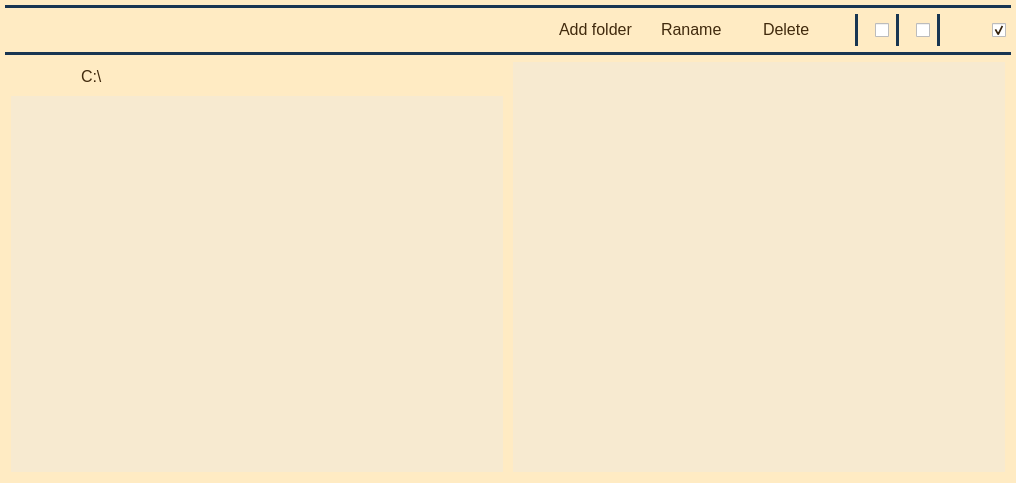
<?xml version="1.0" encoding="UTF-8"?>
<ui version="4.0">
 <class>MainWindow</class>
 <widget class="QMainWindow" name="MainWindow">
  <property name="geometry">
   <rect>
    <x>0</x>
    <y>0</y>
    <width>1016</width>
    <height>483</height>
   </rect>
  </property>
  <property name="sizePolicy">
   <sizepolicy hsizetype="Expanding" vsizetype="Expanding">
    <horstretch>0</horstretch>
    <verstretch>0</verstretch>
   </sizepolicy>
  </property>
  <property name="windowTitle">
   <string>MainWindow</string>
  </property>
  <property name="styleSheet">
   <string notr="true"/>
  </property>
  <widget class="QWidget" name="centralwidget">
   <property name="styleSheet">
    <string notr="true">*{

border:none;

background-color:transparent;

background:none;

padding:0;

margin:0;

  

color: #412a0d;

font-family: Helvetica;

font-size: 16px;

}

  

#centralwidget{

background-color:#ffebc3;

}

  

QPushButton{

text-align:left;

padding:5px 10px;

}</string>
   </property>
   <layout class="QVBoxLayout" name="verticalLayout">
    <property name="spacing">
     <number>1</number>
    </property>
    <property name="leftMargin">
     <number>5</number>
    </property>
    <property name="topMargin">
     <number>5</number>
    </property>
    <property name="rightMargin">
     <number>5</number>
    </property>
    <property name="bottomMargin">
     <number>5</number>
    </property>
    <item>
     <widget class="Line" name="TopMainLine">
      <property name="styleSheet">
       <string notr="true">background-color: rgb(24, 53, 81);
</string>
      </property>
      <property name="orientation">
       <enum>Qt::Horizontal</enum>
      </property>
     </widget>
    </item>
    <item>
     <widget class="QWidget" name="FileManagementButtonsPanel" native="true">
      <property name="sizePolicy">
       <sizepolicy hsizetype="MinimumExpanding" vsizetype="Fixed">
        <horstretch>0</horstretch>
        <verstretch>0</verstretch>
       </sizepolicy>
      </property>
      <property name="maximumSize">
       <size>
        <width>16777215</width>
        <height>50</height>
       </size>
      </property>
      <layout class="QHBoxLayout" name="horizontalLayout_4" stretch="0">
       <property name="spacing">
        <number>5</number>
       </property>
       <property name="leftMargin">
        <number>0</number>
       </property>
       <property name="topMargin">
        <number>5</number>
       </property>
       <property name="rightMargin">
        <number>0</number>
       </property>
       <property name="bottomMargin">
        <number>5</number>
       </property>
       <item alignment="Qt::AlignRight">
        <widget class="QWidget" name="HorizontalExtraButtons" native="true">
         <layout class="QHBoxLayout" name="horizontalLayout_5">
          <property name="spacing">
           <number>2</number>
          </property>
          <property name="leftMargin">
           <number>0</number>
          </property>
          <property name="topMargin">
           <number>0</number>
          </property>
          <property name="rightMargin">
           <number>0</number>
          </property>
          <property name="bottomMargin">
           <number>0</number>
          </property>
          <item>
           <widget class="QPushButton" name="AddFolder">
            <property name="sizePolicy">
             <sizepolicy hsizetype="MinimumExpanding" vsizetype="Fixed">
              <horstretch>0</horstretch>
              <verstretch>30</verstretch>
             </sizepolicy>
            </property>
            <property name="minimumSize">
             <size>
              <width>100</width>
              <height>0</height>
             </size>
            </property>
            <property name="layoutDirection">
             <enum>Qt::LeftToRight</enum>
            </property>
            <property name="text">
             <string>Add folder</string>
            </property>
            <property name="icon">
             <iconset resource="resources.qrc">
              <normaloff>:/Images/Icons/FolderB.png</normaloff>:/Images/Icons/FolderB.png</iconset>
            </property>
            <property name="iconSize">
             <size>
              <width>24</width>
              <height>24</height>
             </size>
            </property>
           </widget>
          </item>
          <item>
           <widget class="QPushButton" name="RenameFile">
            <property name="sizePolicy">
             <sizepolicy hsizetype="MinimumExpanding" vsizetype="Fixed">
              <horstretch>0</horstretch>
              <verstretch>30</verstretch>
             </sizepolicy>
            </property>
            <property name="minimumSize">
             <size>
              <width>100</width>
              <height>0</height>
             </size>
            </property>
            <property name="text">
             <string>Raname</string>
            </property>
            <property name="icon">
             <iconset resource="resources.qrc">
              <normaloff>:/Images/Icons/editB.png</normaloff>:/Images/Icons/editB.png</iconset>
            </property>
            <property name="iconSize">
             <size>
              <width>24</width>
              <height>24</height>
             </size>
            </property>
           </widget>
          </item>
          <item>
           <widget class="QPushButton" name="DeleteFile">
            <property name="sizePolicy">
             <sizepolicy hsizetype="MinimumExpanding" vsizetype="Fixed">
              <horstretch>0</horstretch>
              <verstretch>30</verstretch>
             </sizepolicy>
            </property>
            <property name="minimumSize">
             <size>
              <width>100</width>
              <height>0</height>
             </size>
            </property>
            <property name="text">
             <string>Delete</string>
            </property>
            <property name="icon">
             <iconset resource="resources.qrc">
              <normaloff>:/Images/Icons/trashB.png</normaloff>:/Images/Icons/trashB.png</iconset>
            </property>
            <property name="iconSize">
             <size>
              <width>24</width>
              <height>24</height>
             </size>
            </property>
           </widget>
          </item>
          <item>
           <widget class="Line" name="FileManagement_Line_1">
            <property name="styleSheet">
             <string notr="true">background-color: rgb(24, 53, 81);</string>
            </property>
            <property name="lineWidth">
             <number>1</number>
            </property>
            <property name="orientation">
             <enum>Qt::Vertical</enum>
            </property>
           </widget>
          </item>
          <item>
           <spacer name="horizontalSpacer_5">
            <property name="orientation">
             <enum>Qt::Horizontal</enum>
            </property>
            <property name="sizeType">
             <enum>QSizePolicy::Fixed</enum>
            </property>
            <property name="sizeHint" stdset="0">
             <size>
              <width>5</width>
              <height>20</height>
             </size>
            </property>
           </spacer>
          </item>
          <item>
           <widget class="QCheckBox" name="LayoutCheckBox">
            <property name="sizePolicy">
             <sizepolicy hsizetype="Fixed" vsizetype="Fixed">
              <horstretch>0</horstretch>
              <verstretch>30</verstretch>
             </sizepolicy>
            </property>
            <property name="minimumSize">
             <size>
              <width>24</width>
              <height>24</height>
             </size>
            </property>
            <property name="layoutDirection">
             <enum>Qt::RightToLeft</enum>
            </property>
            <property name="text">
             <string/>
            </property>
            <property name="iconSize">
             <size>
              <width>24</width>
              <height>24</height>
             </size>
            </property>
           </widget>
          </item>
          <item>
           <spacer name="horizontalSpacer_4">
            <property name="orientation">
             <enum>Qt::Horizontal</enum>
            </property>
            <property name="sizeType">
             <enum>QSizePolicy::Fixed</enum>
            </property>
            <property name="sizeHint" stdset="0">
             <size>
              <width>5</width>
              <height>20</height>
             </size>
            </property>
           </spacer>
          </item>
          <item>
           <widget class="Line" name="FileManagement_Line_2">
            <property name="styleSheet">
             <string notr="true">background-color: rgb(24, 53, 81);
</string>
            </property>
            <property name="orientation">
             <enum>Qt::Vertical</enum>
            </property>
           </widget>
          </item>
          <item>
           <spacer name="horizontalSpacer_3">
            <property name="orientation">
             <enum>Qt::Horizontal</enum>
            </property>
            <property name="sizeType">
             <enum>QSizePolicy::Fixed</enum>
            </property>
            <property name="sizeHint" stdset="0">
             <size>
              <width>5</width>
              <height>20</height>
             </size>
            </property>
           </spacer>
          </item>
          <item>
           <widget class="QCheckBox" name="HideFilesCheckBox">
            <property name="sizePolicy">
             <sizepolicy hsizetype="Fixed" vsizetype="Fixed">
              <horstretch>0</horstretch>
              <verstretch>30</verstretch>
             </sizepolicy>
            </property>
            <property name="minimumSize">
             <size>
              <width>24</width>
              <height>24</height>
             </size>
            </property>
            <property name="layoutDirection">
             <enum>Qt::RightToLeft</enum>
            </property>
            <property name="text">
             <string/>
            </property>
           </widget>
          </item>
          <item>
           <spacer name="horizontalSpacer_7">
            <property name="orientation">
             <enum>Qt::Horizontal</enum>
            </property>
            <property name="sizeType">
             <enum>QSizePolicy::Fixed</enum>
            </property>
            <property name="sizeHint" stdset="0">
             <size>
              <width>5</width>
              <height>20</height>
             </size>
            </property>
           </spacer>
          </item>
          <item>
           <widget class="Line" name="FileManagement_Line_3">
            <property name="styleSheet">
             <string notr="true">background-color: rgb(24, 53, 81);</string>
            </property>
            <property name="orientation">
             <enum>Qt::Vertical</enum>
            </property>
           </widget>
          </item>
          <item>
           <widget class="QCheckBox" name="LightDarkModeCheckBox">
            <property name="sizePolicy">
             <sizepolicy hsizetype="Fixed" vsizetype="Fixed">
              <horstretch>0</horstretch>
              <verstretch>0</verstretch>
             </sizepolicy>
            </property>
            <property name="minimumSize">
             <size>
              <width>64</width>
              <height>32</height>
             </size>
            </property>
            <property name="layoutDirection">
             <enum>Qt::RightToLeft</enum>
            </property>
            <property name="text">
             <string/>
            </property>
            <property name="iconSize">
             <size>
              <width>32</width>
              <height>32</height>
             </size>
            </property>
            <property name="checked">
             <bool>true</bool>
            </property>
           </widget>
          </item>
          <item>
           <spacer name="horizontalSpacer_8">
            <property name="orientation">
             <enum>Qt::Horizontal</enum>
            </property>
            <property name="sizeType">
             <enum>QSizePolicy::Fixed</enum>
            </property>
            <property name="sizeHint" stdset="0">
             <size>
              <width>5</width>
              <height>20</height>
             </size>
            </property>
           </spacer>
          </item>
         </layout>
        </widget>
       </item>
      </layout>
     </widget>
    </item>
    <item>
     <widget class="Line" name="BottomMainLine">
      <property name="styleSheet">
       <string notr="true">background-color: rgb(24, 53, 81);</string>
      </property>
      <property name="orientation">
       <enum>Qt::Horizontal</enum>
      </property>
     </widget>
    </item>
    <item>
     <widget class="QWidget" name="MainContentPanel" native="true">
      <property name="sizePolicy">
       <sizepolicy hsizetype="Expanding" vsizetype="Expanding">
        <horstretch>0</horstretch>
        <verstretch>0</verstretch>
       </sizepolicy>
      </property>
      <layout class="QHBoxLayout" name="horizontalLayout">
       <property name="spacing">
        <number>0</number>
       </property>
       <property name="leftMargin">
        <number>1</number>
       </property>
       <property name="topMargin">
        <number>1</number>
       </property>
       <property name="rightMargin">
        <number>1</number>
       </property>
       <property name="bottomMargin">
        <number>1</number>
       </property>
       <item>
        <widget class="QWidget" name="LeftPanelWidget" native="true">
         <property name="sizePolicy">
          <sizepolicy hsizetype="MinimumExpanding" vsizetype="Expanding">
           <horstretch>0</horstretch>
           <verstretch>0</verstretch>
          </sizepolicy>
         </property>
         <property name="maximumSize">
          <size>
           <width>16777215</width>
           <height>16777215</height>
          </size>
         </property>
         <layout class="QVBoxLayout" name="LeftPanel">
          <property name="spacing">
           <number>0</number>
          </property>
          <property name="leftMargin">
           <number>5</number>
          </property>
          <property name="topMargin">
           <number>5</number>
          </property>
          <property name="rightMargin">
           <number>5</number>
          </property>
          <property name="bottomMargin">
           <number>5</number>
          </property>
          <item>
           <widget class="QWidget" name="TreeViewPanel" native="true">
            <property name="sizePolicy">
             <sizepolicy hsizetype="MinimumExpanding" vsizetype="MinimumExpanding">
              <horstretch>0</horstretch>
              <verstretch>0</verstretch>
             </sizepolicy>
            </property>
            <property name="minimumSize">
             <size>
              <width>110</width>
              <height>200</height>
             </size>
            </property>
            <layout class="QHBoxLayout" name="horizontalLayout_3">
             <property name="spacing">
              <number>0</number>
             </property>
             <property name="leftMargin">
              <number>0</number>
             </property>
             <property name="topMargin">
              <number>0</number>
             </property>
             <property name="rightMargin">
              <number>0</number>
             </property>
             <property name="bottomMargin">
              <number>0</number>
             </property>
             <item>
              <widget class="QFrame" name="TreeViewFrame">
               <property name="sizePolicy">
                <sizepolicy hsizetype="MinimumExpanding" vsizetype="MinimumExpanding">
                 <horstretch>0</horstretch>
                 <verstretch>0</verstretch>
                </sizepolicy>
               </property>
               <property name="frameShape">
                <enum>QFrame::StyledPanel</enum>
               </property>
               <property name="frameShadow">
                <enum>QFrame::Raised</enum>
               </property>
               <layout class="QVBoxLayout" name="verticalLayout_10">
                <property name="spacing">
                 <number>5</number>
                </property>
                <property name="leftMargin">
                 <number>0</number>
                </property>
                <property name="topMargin">
                 <number>0</number>
                </property>
                <property name="rightMargin">
                 <number>0</number>
                </property>
                <property name="bottomMargin">
                 <number>0</number>
                </property>
                <item>
                 <widget class="QWidget" name="widget" native="true">
                  <property name="sizePolicy">
                   <sizepolicy hsizetype="MinimumExpanding" vsizetype="Fixed">
                    <horstretch>0</horstretch>
                    <verstretch>30</verstretch>
                   </sizepolicy>
                  </property>
                  <layout class="QHBoxLayout" name="horizontalLayout_7">
                   <property name="spacing">
                    <number>5</number>
                   </property>
                   <property name="leftMargin">
                    <number>0</number>
                   </property>
                   <property name="topMargin">
                    <number>0</number>
                   </property>
                   <property name="rightMargin">
                    <number>0</number>
                   </property>
                   <property name="bottomMargin">
                    <number>0</number>
                   </property>
                   <item alignment="Qt::AlignLeft|Qt::AlignVCenter">
                    <widget class="QPushButton" name="DirectoryButton">
                     <property name="enabled">
                      <bool>true</bool>
                     </property>
                     <property name="sizePolicy">
                      <sizepolicy hsizetype="MinimumExpanding" vsizetype="Fixed">
                       <horstretch>0</horstretch>
                       <verstretch>0</verstretch>
                      </sizepolicy>
                     </property>
                     <property name="minimumSize">
                      <size>
                       <width>24</width>
                       <height>24</height>
                      </size>
                     </property>
                     <property name="text">
                      <string/>
                     </property>
                     <property name="icon">
                      <iconset resource="resources.qrc">
                       <normaloff>:/Images/Icons/DriveB.png</normaloff>:/Images/Icons/DriveB.png</iconset>
                     </property>
                     <property name="iconSize">
                      <size>
                       <width>24</width>
                       <height>24</height>
                      </size>
                     </property>
                    </widget>
                   </item>
                   <item>
                    <widget class="QLineEdit" name="DirectoryTextDisplay">
                     <property name="enabled">
                      <bool>false</bool>
                     </property>
                     <property name="minimumSize">
                      <size>
                       <width>0</width>
                       <height>24</height>
                      </size>
                     </property>
                     <property name="styleSheet">
                      <string notr="true">background-color: rgba(255, 255, 255, 0);</string>
                     </property>
                     <property name="text">
                      <string>C:\</string>
                     </property>
                     <property name="frame">
                      <bool>false</bool>
                     </property>
                    </widget>
                   </item>
                   <item>
                    <spacer name="horizontalSpacer_2">
                     <property name="orientation">
                      <enum>Qt::Horizontal</enum>
                     </property>
                     <property name="sizeType">
                      <enum>QSizePolicy::Minimum</enum>
                     </property>
                     <property name="sizeHint" stdset="0">
                      <size>
                       <width>10</width>
                       <height>20</height>
                      </size>
                     </property>
                    </spacer>
                   </item>
                   <item>
                    <widget class="QPushButton" name="CopyButton">
                     <property name="sizePolicy">
                      <sizepolicy hsizetype="Fixed" vsizetype="Fixed">
                       <horstretch>0</horstretch>
                       <verstretch>0</verstretch>
                      </sizepolicy>
                     </property>
                     <property name="minimumSize">
                      <size>
                       <width>24</width>
                       <height>24</height>
                      </size>
                     </property>
                     <property name="text">
                      <string/>
                     </property>
                     <property name="icon">
                      <iconset resource="resources.qrc">
                       <normaloff>:/Images/Icons/copyB.png</normaloff>:/Images/Icons/copyB.png</iconset>
                     </property>
                     <property name="iconSize">
                      <size>
                       <width>24</width>
                       <height>24</height>
                      </size>
                     </property>
                    </widget>
                   </item>
                  </layout>
                 </widget>
                </item>
                <item>
                 <widget class="QTreeView" name="TreeView">
                  <property name="sizePolicy">
                   <sizepolicy hsizetype="MinimumExpanding" vsizetype="Expanding">
                    <horstretch>0</horstretch>
                    <verstretch>0</verstretch>
                   </sizepolicy>
                  </property>
                  <property name="minimumSize">
                   <size>
                    <width>100</width>
                    <height>0</height>
                   </size>
                  </property>
                  <property name="styleSheet">
                   <string notr="true">background-color:#f7ead0 ;</string>
                  </property>
                 </widget>
                </item>
               </layout>
              </widget>
             </item>
            </layout>
           </widget>
          </item>
         </layout>
        </widget>
       </item>
       <item>
        <widget class="QWidget" name="CentralPanelWidget" native="true">
         <property name="sizePolicy">
          <sizepolicy hsizetype="MinimumExpanding" vsizetype="Expanding">
           <horstretch>0</horstretch>
           <verstretch>0</verstretch>
          </sizepolicy>
         </property>
         <layout class="QVBoxLayout" name="verticalLayout_3">
          <property name="spacing">
           <number>0</number>
          </property>
          <property name="leftMargin">
           <number>5</number>
          </property>
          <property name="topMargin">
           <number>5</number>
          </property>
          <property name="rightMargin">
           <number>5</number>
          </property>
          <property name="bottomMargin">
           <number>5</number>
          </property>
          <item>
           <widget class="QWidget" name="FileContainerFrame" native="true">
            <property name="sizePolicy">
             <sizepolicy hsizetype="Expanding" vsizetype="MinimumExpanding">
              <horstretch>0</horstretch>
              <verstretch>0</verstretch>
             </sizepolicy>
            </property>
            <property name="minimumSize">
             <size>
              <width>200</width>
              <height>0</height>
             </size>
            </property>
            <property name="styleSheet">
             <string notr="true">background-color: rgb(255, 255, 255);</string>
            </property>
            <layout class="QVBoxLayout" name="verticalLayout_5">
             <property name="spacing">
              <number>0</number>
             </property>
             <property name="leftMargin">
              <number>0</number>
             </property>
             <property name="topMargin">
              <number>0</number>
             </property>
             <property name="rightMargin">
              <number>0</number>
             </property>
             <property name="bottomMargin">
              <number>0</number>
             </property>
             <item>
              <widget class="QListView" name="FileViewer">
               <property name="styleSheet">
                <string notr="true">background-color: #f7ead0 ;</string>
               </property>
              </widget>
             </item>
            </layout>
           </widget>
          </item>
         </layout>
        </widget>
       </item>
      </layout>
     </widget>
    </item>
   </layout>
  </widget>
 </widget>
 <resources>
  <include location="resources.qrc"/>
 </resources>
 <connections/>
</ui>
